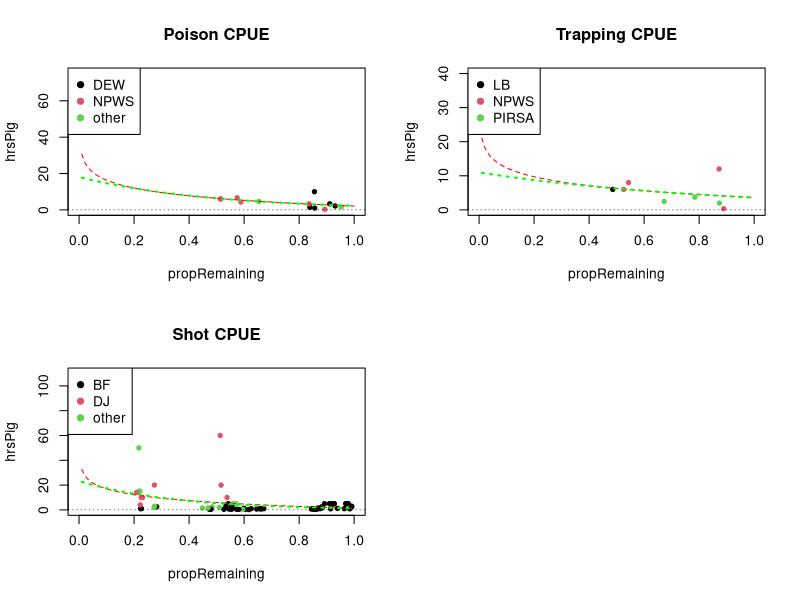

This chart was generated by the following R code: (Note: this script raises an error after producing the figure.)
rm(list = ls())

# functions
# Set functions
AICc <- function(...) {
  models <- list(...)
  num.mod <- length(models)
  AICcs <- numeric(num.mod)
  ns <- numeric(num.mod)
  ks <- numeric(num.mod)
  AICc.vec <- rep(0,num.mod)
  for (i in 1:num.mod) {
    if (length(models[[i]]$df.residual) == 0) n <- models[[i]]$dims$N else n <- length(models[[i]]$residuals)
    if (length(models[[i]]$df.residual) == 0) k <- sum(models[[i]]$dims$ncol) else k <- (length(models[[i]]$coeff))+1
    AICcs[i] <- (-2*logLik(models[[i]])) + ((2*k*n)/(n-k-1))
    ns[i] <- n
    ks[i] <- k
    AICc.vec[i] <- AICcs[i]
  }
  return(AICc.vec)
}

delta.AIC <- function(x) x - min(x) ## where x is a vector of AIC
weight.AIC <- function(x) (exp(-0.5*x))/sum(exp(-0.5*x)) ## Where x is a vector of dAIC
ch.dev <- function(x) ((( as.numeric(x$null.deviance) - as.numeric(x$deviance) )/ as.numeric(x$null.deviance))*100) ## % change in deviance, where x is glm object

linreg.ER <- function(x,y) { # where x and y are vectors of the same length; calls AICc, delta.AIC, weight.AIC functions
  fit.full <- lm(y ~ x); fit.null <- lm(y ~ 1)
  AIC.vec <- c(AICc(fit.full),AICc(fit.null))
  dAIC.vec <- delta.AIC(AIC.vec); wAIC.vec <- weight.AIC(dAIC.vec)
  ER <- wAIC.vec[1]/wAIC.vec[2]
  r.sq.adj <- as.numeric(summary(fit.full)[9])
  return(c(ER,r.sq.adj))
}

library(readr)
library(dplyr)
pigs_effort_no_LU <- read_csv("data/Final/pigeffort3.csv")
# View(pigs_effort_no_LU)
effort<-data.frame(pigs_effort_no_LU)
head(effort)
effort.orig <- effort # back up version of effort to revert to just in case

# create a copy of effort in case this goes wrong
effort_dates <- effort

# convert Date column from chr to date format
effort_dates$Date <- as.Date(effort$Date, format = "%d/%m/%y")

# it worked so overwrite effort with the new data
effort <- effort_dates

# sort by date 
effort <- effort[order(effort$Date),] 
# Oldest records are now at the top of the data frame

# remove this section as proportion remaining already saved in the pigeffort3.csv
# Total number of pigs killed (where effort was recorded)= 
# sum(effort$numkilled)
# 740


#following section removed as propRemaining now included in effort3.csv

  # Create column showing proportion of pigs remaining after each event in chronological order, assuming starting proportion is 1 and final proportion is 0
  # effort$propRemaining <- (sum(effort$numkilled) - cumsum(effort$numkilled))/sum(effort$numkilled)
  # cumsum is the sum of the current value and all previous values in the column
  # so here we have (total pigs killed - pigs killed to date)/total pigs killed
  # give proportions in declining in order from just short of 1 (1 is before any pigs were killed) down to 0
  # head(effort)
  # tail(effort)

# some of the rows contain NA for effort, we want to remove these rows for further analysis of effort
# this line simply removes any row with NA in any of the columns, not just in the efforthrs column.
effort <- na.omit(effort)

# create a new column with the inverse of pigs/hr i.e., hrs per pig
## this will allow us to quantify changes in cost relative to proportion of population remaining, once we have calculated cost per hour for each control type.

effort$hrsPig <- effort$efforthrs/effort$numkilled
#Check the new column was added
head(effort)

# Create subsets of effort dataframe for each control type

poison_efrt <-effort %>% filter (controlType == "poisoned")
poison_efrt <-poison_efrt %>% filter (org != "LB") # excludes outliers - poisoning done by the landscape board
shot_efrt <-effort %>% filter (controlType == "shot")
shot_efrt <- shot_efrt %>% filter (operator != "PJ") # excludes shooting by PJ,
          ## Paul Jennings. Records are dubious as effort = 100hrs for all events
## try separating shooting effort according to free-feeding and opportunistic effort
# shot_efrt_FF <- shot_efrt %>% filter (FF.O == "FF")
# shot_efrt_O <- shot_efrt %>% filter (FF.O == "O")
trap_efrt <-effort %>% filter (controlType == "trapped")
trap_efrt <-trap_efrt %>% filter (org != "DEW") # excludes DEW outliers
TAAC_efrt <-effort %>% filter (controlType == "TAAC") # only conducted by HeliSurveys so no further filtering 

## For each control method, tried several iterations removing events attributed to diffirent individuals and organisations...
##... to estimate functional response functions that fit the expected curve.
 
# NonTAAC_efrt <- effort %>% filter (controlType !="TAAC") 
### additional dataframe to see combined response of all ground based control
## not pursued as didn't generate satisfactory response curve

par(mfrow=c(2,2))
## Poison
plot(hrsPig~propRemaining, data = poison_efrt, pch=19, cex=0.7, main = "Poison CPUE", xlim=c(0,1), ylim=c(0,75), col = factor(poison_efrt$org))
abline(h=0, lty=3, lwd=0.5)
legend ("topleft", legend = levels (factor(poison_efrt$org)), pch = 19, col = factor(levels(factor(poison_efrt$org))))

# logarithmic fit: y = a + b*log(x)
fitPoison <- lm(hrsPig ~ log(propRemaining), data=poison_efrt) # logarithmic fit
summary(fitPoison)
linreg.ER(log(poison_efrt$propRemaining),poison_efrt$hrsPig)
lpropRemaining.cont <- log(seq(0.01, 1, 0.01))
hrsPigPoison.pred <- coef(fitPoison)[1] + coef(fitPoison)[2]*lpropRemaining.cont
lines(exp(lpropRemaining.cont), hrsPigPoison.pred, lty=2, col="red")

# exponential: y = a * exp(-b*x)
s.param.init <- c(200, 5)
fitPoisonExp <- nls(hrsPig ~ a * exp(-b*propRemaining), 
                data = poison_efrt,
                algorithm = "port",
                start = c(a = s.param.init[1], b = s.param.init[2]),
                trace = TRUE,      
                nls.control(maxiter = 1000, tol = 1e-05, minFactor = 1/1024))
fitPoisonExp.summ <- summary(fitPoisonExp)
propRemaining.cont <- exp(lpropRemaining.cont)
hrsPigPoisonExp.pred <- coef(fitPoisonExp)[1] * exp(-coef(fitPoisonExp)[2] * propRemaining.cont)
lines(propRemaining.cont,hrsPigPoisonExp.pred,lty=3,lwd=2,col="green")

#linear fit
fitPoisonLin <- lm(hrsPig ~ propRemaining, data=poison_efrt) # fits the Linear model
summary(fitPoisonLin) # provides summary statistics of the LM for AIC comparison, not plotted

#intercept only
fitPoisonInt <- lm(hrsPig ~ 1, data=poison_efrt) 
summary(fitPoisonInt)

## Trap
plot(hrsPig~propRemaining, data = trap_efrt, pch=19, cex=0.7, main = "Trapping CPUE", xlim=c(0,1), ylim=c(0,40), col = factor(trap_efrt$org))
abline(h=0, lty=3, lwd=0.5)
legend ("topleft", legend = levels (factor(trap_efrt$org)), pch = 19, col = factor(levels(factor(trap_efrt$org))))

# logarithmic fit
fitTrap <- lm(hrsPig ~ log(propRemaining), data=trap_efrt, na.action = ) # logarithmic fit
summary(fitTrap)
linreg.ER(log(trap_efrt$propRemaining),trap_efrt$hrsPig)
hrsPigTrap.pred <- coef(fitTrap)[1] + coef(fitTrap)[2]*lpropRemaining.cont
lines(exp(lpropRemaining.cont), hrsPigTrap.pred, lty=2, col="red")

# exponential: y = a * exp(-b*x)
s.param.init <- c(12, 2)
fitTrapExp <- nls(hrsPig ~ a * exp(-b*propRemaining), 
                    data = trap_efrt,
                    algorithm = "port",
                    start = c(a = s.param.init[1], b = s.param.init[2]),
                    trace = TRUE,      
                    nls.control(maxiter = 1000, tol = 1e-05, minFactor = 1/1024))
fitTrapExp.summ <- summary(fitTrapExp)
hrsPigTrapExp.pred <- coef(fitTrapExp)[1] * exp(-coef(fitTrapExp)[2] * propRemaining.cont)
lines(propRemaining.cont,hrsPigTrapExp.pred,lty=3,lwd=2,col="green")

#linear fit
fitTrapLin <- lm(hrsPig ~ propRemaining, data=trap_efrt) # fits the Linear model
summary(fitTrapLin) # provides summary statistics of the LM for AIC comparison, not plotted

#intercept only
fitTrapInt <- lm(hrsPig ~ 1, data=trap_efrt) 
summary(fitTrapInt)

## Shot
plot(hrsPig~propRemaining, data = shot_efrt, pch=19, cex=0.7, main = "Shot CPUE", xlim=c(0,1), ylim=c(0,110), col = factor(shot_efrt$operator))
abline(h=0, lty=3, lwd=0.5)
legend ("topleft", legend = levels (factor(shot_efrt$operator)), pch = 19, col = factor(levels(factor(shot_efrt$operator))))

# logarithmic fit
# remove zeros
# shot_efrtNZ <- shot_efrt[-(which(shot_efrt$propRemaining==0)), ]

fitShot <- lm(hrsPig ~ log(propRemaining), data=shot_efrt, na.action =) # logarithmic fit
summary(fitShot)
linreg.ER(log(shot_efrt$propRemaining),shot_efrt$hrsPig)
hrsPigShot.pred <- coef(fitShot)[1] + coef(fitShot)[2]*lpropRemaining.cont
lines(exp(lpropRemaining.cont), hrsPigShot.pred, lty=2, col="red")

# exponential: y = a * exp(-b*x)
s.param.init <- c(200, 5)
fitShotExp <- nls(hrsPig ~ a * exp(-b*propRemaining), 
                  data = shot_efrt,
                  #algorithm = "port",
                  start = c(a = s.param.init[1], b = s.param.init[2]),
                  trace = TRUE,      
                  nls.control(maxiter = 1000, tol = 1e-05, minFactor = 1/1024))
fitShotExp.summ <- summary(fitShotExp)
fitShotExp.summ
hrsPigShotExp.pred <- coef(fitShotExp)[1] * exp(-coef(fitShotExp)[2] * propRemaining.cont)
lines(propRemaining.cont,hrsPigShotExp.pred,lty=3,lwd=2,col="green")

#linear fit
fitShotLin <- lm(hrsPig ~ propRemaining, data=shot_efrt) # fits the Linear model
summary(fitShotLin) # provides summary statistics of the LM for AIC comparison, not plotted

#intercept only
fitShotInt <- lm(hrsPig ~ 1, data=shot_efrt) 
summary(fitshotInt)

## TAAC
plot(hrsPig~propRemaining, data = TAAC_efrt, pch=19, cex=0.7, main = "TAAC CPUE", xlim=c(0,1), ylim=c(0,5))
abline(h=0, lty=3, lwd=0.5)

# remove infinite
TAAC_efrtNI <- TAAC_efrt[which(is.infinite(TAAC_efrt$hrsPig)==F),]
# logarithmic fit
fitTAAC <- lm(hrsPig ~ log(propRemaining), data=TAAC_efrtNI) # logarithmic fit
summary(fitTAAC)
linreg.ER(log(TAAC_efrtNI$propRemaining),TAAC_efrtNI$hrsPig)
hrsPigTAAC.pred <- coef(fitTAAC)[1] + coef(fitTAAC)[2]*lpropRemaining.cont
lines(exp(lpropRemaining.cont), hrsPigTAAC.pred, lty=2, col="red")

# exponential: y = a * exp(-b*x)
s.param.init <- c(5, 1)
fitTAACExp <- nls(hrsPig ~ a * exp(-b*propRemaining), 
                  data = TAAC_efrtNI,
                  algorithm = "port",
                  start = c(a = s.param.init[1], b = s.param.init[2]),
                  trace = TRUE,      
                  nls.control(maxiter = 1000, tol = 1e-05, minFactor = 1/1024))
fitTAACExp.summ <- summary(fitTAACExp)
hrsPigTAACExp.pred <- coef(fitTAACExp)[1] * exp(-coef(fitTAACExp)[2] * propRemaining.cont)
lines(propRemaining.cont,hrsPigTAACExp.pred,lty=3,lwd=2,col="green")
par(mfrow=c(1,1))

#linear fit
fitTAACLin <- lm(hrsPig ~ propRemaining, data=TAAC_efrtNI) # fits the Linear model
summary(fitTAACLin) # provides summary statistics of the LM for AIC comparison, not plotted

#intercept only
fitTAACInt <- lm(hrsPig ~ 1, data=TAAC_efrtNI) 
summary(fitTAACInt)

## AIC test for comparison of log and exp fits
# Poison 
poison.AIC.vec <- c(AIC(fitPoison), AIC(fitPoisonExp), AIC(fitPoisonLin))
poison.d.vec <- delta.AIC(poison.AIC.vec)
poison.w.vec <- weight.AIC(poison.d.vec)
poison.w.vec
poison.d.vec

# Trap
trap.AIC.vec <- c(AIC(fitTrap), AIC(fitTrapExp), AIC(fitTrapLin))
trap.d.vec <- delta.AIC(trap.AIC.vec)
trap.w.vec <- weight.AIC(trap.d.vec)
trap.w.vec
trap.d.vec

# Shot
shot.AIC.vec <- c(AIC(fitShot), AIC(fitShotExp), AIC(fitShotLin))
shot.d.vec <- delta.AIC(shot.AIC.vec)
shot.w.vec <- weight.AIC(shot.d.vec)
shot.w.vec
shot.d.vec

# TAAC
TAAC.AIC.vec <- c(AIC(fitTAAC), AIC(fitTAACExp), AIC(fitTAACLin))
TAAC.d.vec <- delta.AIC(TAAC.AIC.vec)
TAAC.w.vec <- weight.AIC(TAAC.d.vec)
TAAC.w.vec
TAAC.d.vec

#ratio of likelihood of log fit to exponential fit
w.vec[2]/w.vec[1]
#[1] 1.295422
# exponential fit is 1.295422 times more likely. So difference is neglible

